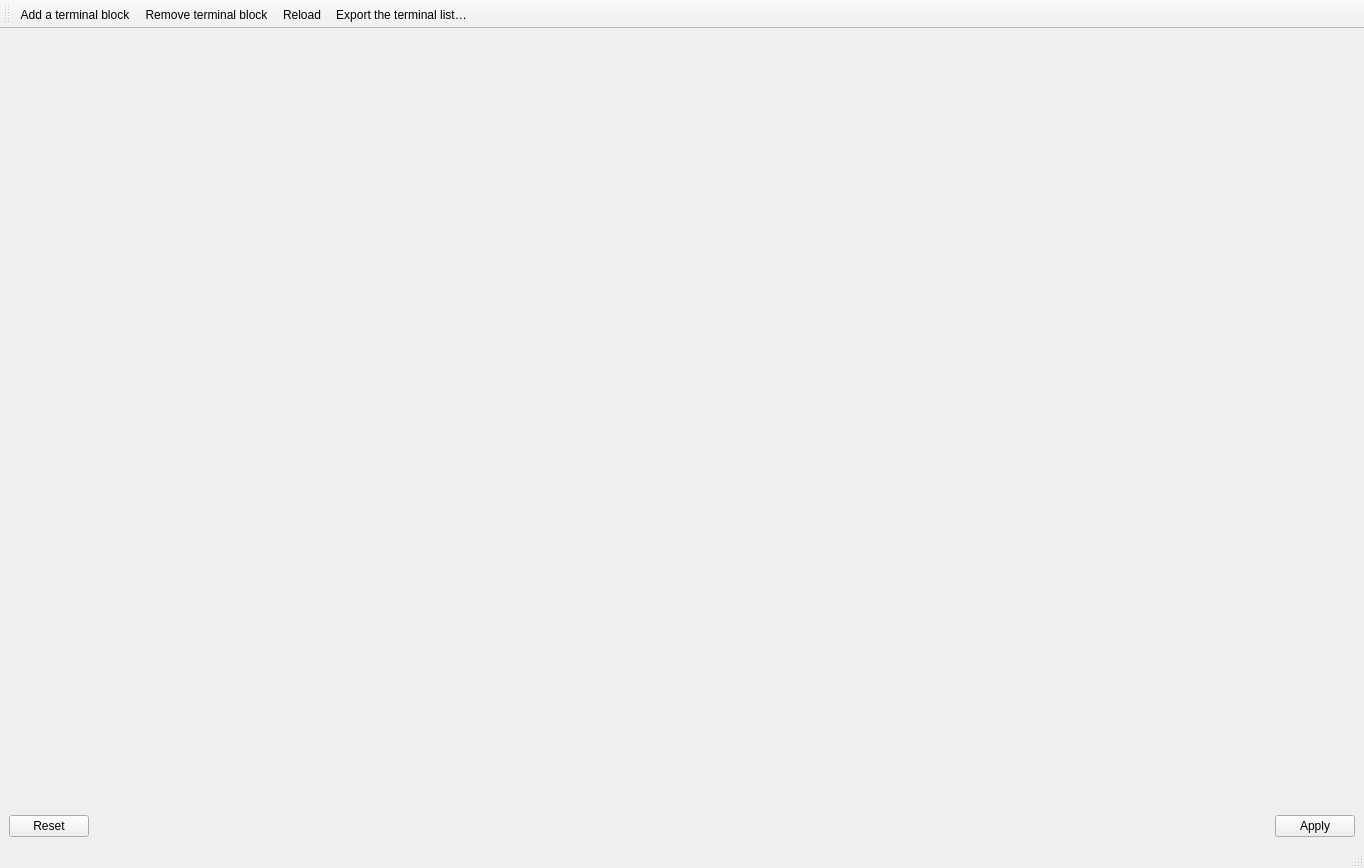
<?xml version="1.0" encoding="UTF-8"?>
<ui version="4.0">
 <class>TerminalStripEditorWindow</class>
 <widget class="QMainWindow" name="TerminalStripEditorWindow">
  <property name="geometry">
   <rect>
    <x>0</x>
    <y>0</y>
    <width>1364</width>
    <height>868</height>
   </rect>
  </property>
  <property name="windowTitle">
   <string>Terminal manager</string>
  </property>
  <widget class="QWidget" name="centralwidget">
   <layout class="QVBoxLayout" name="verticalLayout">
    <item>
     <widget class="QStackedWidget" name="m_stacked_widget"/>
    </item>
    <item>
     <widget class="QDialogButtonBox" name="m_button_box">
      <property name="standardButtons">
       <set>QDialogButtonBox::Apply|QDialogButtonBox::Reset</set>
      </property>
     </widget>
    </item>
   </layout>
  </widget>
  <widget class="QMenuBar" name="menubar">
   <property name="geometry">
    <rect>
     <x>0</x>
     <y>0</y>
     <width>1364</width>
     <height>23</height>
    </rect>
   </property>
  </widget>
  <widget class="QStatusBar" name="statusbar"/>
  <widget class="QToolBar" name="m_tool_bar">
   <property name="windowTitle">
    <string>toolBar</string>
   </property>
   <attribute name="toolBarArea">
    <enum>TopToolBarArea</enum>
   </attribute>
   <attribute name="toolBarBreak">
    <bool>false</bool>
   </attribute>
   <addaction name="m_add_terminal_strip"/>
   <addaction name="m_remove_terminal"/>
   <addaction name="m_reload"/>
   <addaction name="m_export_terminal_list"/>
  </widget>
  <action name="m_add_terminal_strip">
   <property name="icon">
    <iconset theme="list-add"/>
   </property>
   <property name="text">
    <string>Add a terminal block</string>
   </property>
   <property name="toolTip">
    <string>Add a terminal strip to the project</string>
   </property>
  </action>
  <action name="m_remove_terminal">
   <property name="icon">
    <iconset theme="list-remove"/>
   </property>
   <property name="text">
    <string>Remove terminal block</string>
   </property>
   <property name="toolTip">
    <string>Delete terminal strip from project</string>
   </property>
  </action>
  <action name="m_reload">
   <property name="icon">
    <iconset theme="view-refresh"/>
   </property>
   <property name="text">
    <string>Reload</string>
   </property>
   <property name="toolTip">
    <string>Reload the terminals</string>
   </property>
  </action>
  <action name="m_export_terminal_list">
   <property name="icon">
    <iconset theme="export-csv"/>
   </property>
   <property name="text">
    <string>Export the terminal list…</string>
   </property>
   <property name="toolTip">
    <string>Save the terminals of the selected strip, or of every strip, to a CSV file in rail order; edits not yet applied are left out</string>
   </property>
  </action>
 </widget>
 <resources>
  <include location="../../../qelectrotech.qrc"/>
 </resources>
 <connections/>
</ui>
